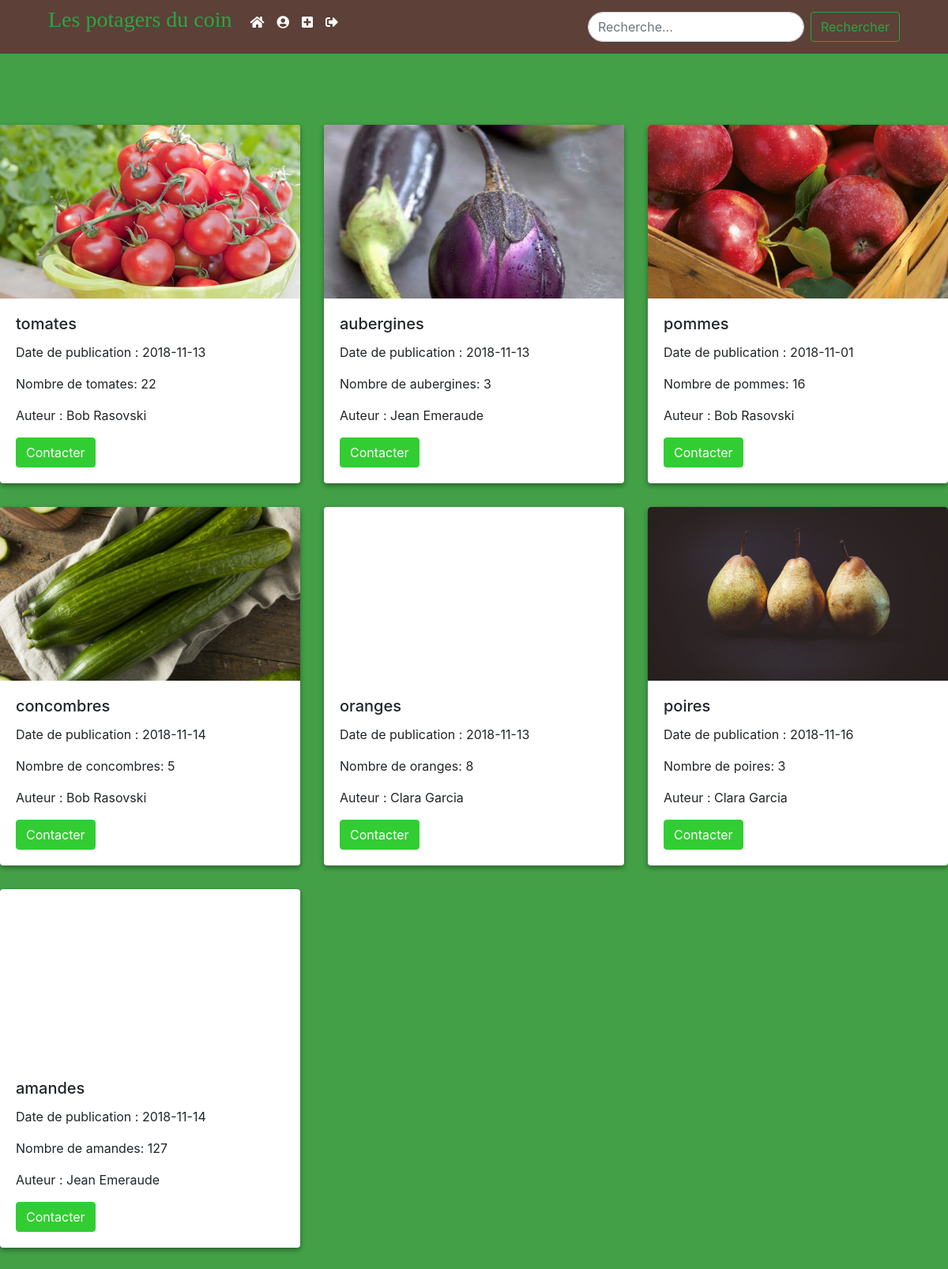
/profil.php, run on the app's committed database.
### tables this page shows
CREATE TABLE `profil` (
  `ID` int(11) NOT NULL,
  `firstname` text NOT NULL,
  `lastname` text NOT NULL,
  `mail` varchar(30) NOT NULL,
  `telephone` int(11) DEFAULT NULL,
  `psw` varchar(150) NOT NULL,
  `img` text NOT NULL
);

CREATE TABLE `advert` (
  `ID` int(11) NOT NULL,
  `img_advert` text NOT NULL,
  `title` text NOT NULL,
  `date` date NOT NULL,
  `number` int(4) NOT NULL,
  `weight` int(11) NOT NULL,
  `autor` int(11) NOT NULL
);

### listadvert.php (the view, shortened to what this page needs)
<?php
    $sql = 'SELECT title, date, number, img_advert, CONCAT(profil.firstname, " ",profil.lastname) autor FROM advert a INNER JOIN profil ON profil.ID = a.autor WHERE 1';
        $req = $db->prepare($sql);
        $req->execute();
        $results = $req->fetchAll(PDO::FETCH_ASSOC);
?>
<div class="row">
    <?php for ($i = 0; $i < sizeof($results); $i++)
        {
            $keys = array_keys($results[$i]); ?>
    <div class="col-sm-4">
        <div class="card">
        <div class="card-img" style="background-image:url(<?php echo $results[$i]["img_advert"];?>)">
        </div>
          <div class="card-body">
            <h5 class="card-title"><?php echo $results[$i]["title"]; ?></h5>
            <p class="card-text"> Date de publication : <?php echo $results[$i]["date"] ?></p>
            <p class="card-text"> Nombre de <?php echo $results[$i]["title"] . ": " . $results[$i]["number"]; ?></p>
            <p class="card-text"> Auteur : <?php echo $results[$i]["autor"]; ?></p>
            <a href="profil.php?autor" class="btn btn-primary">Contacter</a>
          </div>
        </div>
    </div>
    <?php } ?>
</div>

### profil.php (shortened to what this page needs)
<?php
    include_once "db.php";
    $sql = $db->query("SELECT * FROM profil");
    while ($donnees = $sql->fetch()){
        ?>
<!DOCTYPE html>
<html>
    <head>
        <link rel="stylesheet" href="https://use.fontawesome.com/releases/v5.5.0/css/all.css">
        <link rel="stylesheet" href="https://stackpath.bootstrapcdn.com/bootstrap/4.1.0/css/bootstrap.min.css">
        <link rel="stylesheet" type="text/css" href="public/style/style.css">
    </head>
    <body class="home">
        <?php include_once "header.php"; ?>
        <div class="container" style="padding:5px">
        </div>
        <?php } ?>
        <?php include_once "listadvert.php"; ?>
    </body>
</html>

### header.php (shortened to what this page needs)
<header>
<div class="container">
  <nav class="navbar navbar-expand-lg navbar-light bg-light">
    <div class="collapse navbar-collapse" id="navbarTogglerDemo01">
      <ul class="navbar-nav mr-auto mt-2 mt-lg-0">
      <li class="nav-item">
        <h3> Les potagers du coin </h3>
      </li>
        <li class="nav-item">
          <a class="nav-link" href="index.php"><i class="fas fa-home"></i></a>
        </li>
        <li class="nav-item">
          <a class="nav-link" href="profil.php"><i class="fas fa-user-circle"></i></a>
        </li>
        <li class="nav-item">
          <a class="nav-link" href="creadvert.php"><i class="fas fa-plus-square"></i></a>
        </li>
        <li class="nav-item">
          <a class="nav-link" href="index.php?logout=true"><i class="fas fa-sign-out-alt"></i></a>
        </li>
      </ul>
      <form class="form-inline my-2 my-lg-0" method = "get">
        <input class="form-control mr-sm-2" name="q" type="search" placeholder="Recherche..." aria-label="Search">
        <button class="btn btn-outline-success my-2 my-sm-0" type="submit">Rechercher</button>
      </form>
    </div>
  </nav>
</div>
</header>

### public/style/style.css (style rules this page uses)
header { background-color: #5D4037; margin-bottom: 30px; }
.home { background-color: #43A047; overflow-x: hidden; }
h3 { font-family: Apple Chancery, cursive; color: #28a745; padding-right: 15px; }
.navbar-light .navbar-nav .nav-link { color: white; }
.bg-light { background-color : transparent !important; }
.card-img { width: 100%; height: 220px; background-repeat: no-repeat; background-size: cover; background-position: center center; border-radius: 4px 4px 0 0; }
.card { margin-bottom: 30px; box-shadow: 0 3px 6px rgba(0,0,0,0.16), 0 3px 6px rgba(0,0,0,0.23); border:0!important; }
.btn-primary { border-color: #32CD32; background-color: #32CD32; }
li { margin-bottom:10px; }
.form-control { height: inherit!important; border-radius: 30px; }

### data on the page
advert: img_advert (picture), title "tomates", date "2018-11-13", number "22", autor "Bob Rasovski"
advert: img_advert (picture), title "aubergines", date "2018-11-13", number "3", autor "Jean Emeraude"
advert: img_advert (picture), title "pommes", date "2018-11-01", number "16", autor "Bob Rasovski"
advert: img_advert (picture), title "concombres", date "2018-11-14", number "5", autor "Bob Rasovski"
advert: title "oranges", date "2018-11-13", number "8", autor "Clara Garcia"
advert: img_advert (picture), title "poires", date "2018-11-16", number "3", autor "Clara Garcia"
advert: title "amandes", date "2018-11-14", number "127", autor "Jean Emeraude"
